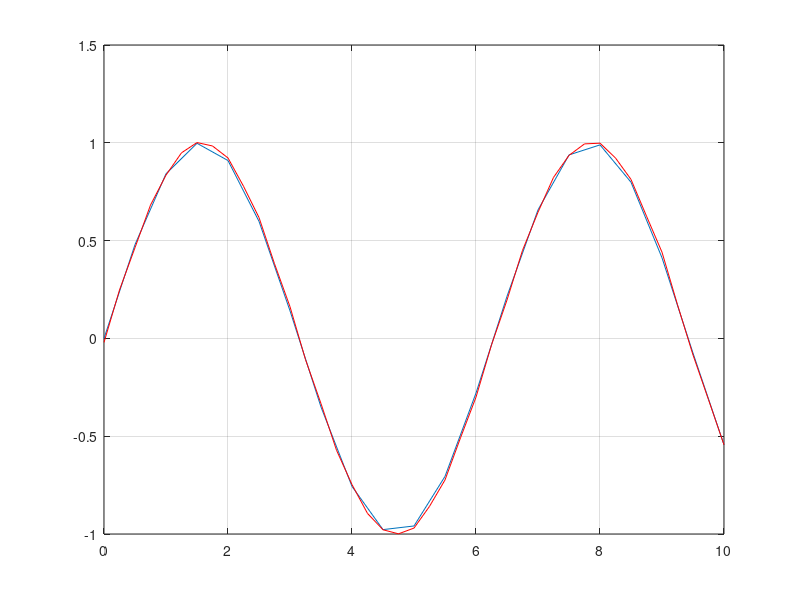

The MATLAB script that drew this image:
clc
clf
clear all
% theory in jain and iyenger
%A= load(data.txt);
%x=A(:,1);
%y=A(:,2);
%n= length(A(:,1));

x= 0:.5:10;         %0:3;             %
n= length(x);
y= sin(x);          %[1,2,33,244];    %
figure(1)
plot(x,y)
hold on

h(1:n-1)=0;
for i=1:n-1
    h(i)= x(i+1) - x(i);
end

% we need to solv D*M=f. Prepare D
D(1:n-2, 1:n-2)= 0;             % Initialize
q= (h(1) + h(2))/3; r= h(2)/6;  % first row of D
D(1,1:2)=[q r];
p= h(n-2)/6;    q= (h(n-3) + h(n-2))/3; %Last row of D
D(n-2, n-3:n-2)= [p q];

for i=2:n-3
   p= h(i)/6;
   q= (h(i)+h(i+1))/3;
   r=  h(i+1)/6   ;
   D(i,i-1:i+1 )= [p q r];  
end

F(1:n-2)=0;
for i=1:n-2
    F(i)= -(y(i+1)-y(i))/ h(i) + (y(i+2)- y(i+1))/h(i+1);
end 

M = D\F'; 
M=[0; M; 0];           % for natural spline

x0=   0;  % input('enter initial point');
dx=   .25;  %input('enter the sample interval') ;

z = x0:dx:x(n);
p = length(z);
yi(1) = 0;
yi(p) = y(n);
for i=1:p-1
    q=length(find(x<=z(i))) ;
      a= M(q+1)/(6*h(q));
      b= M(q)/(6*h(q));
      c= (y(q)- M(q)*h(q)^2/6) / h(q);
      d= (y(q+1)- M(q+1)*h(q)^2/6) / h(q);
    yi(i)= a*(x(q+1)-z(i))^3 + b*(z(i)-x(q))^3 + c*(x(q+1)-z(i)) +d*(z(i)-x(q));
end

figure(1)
plot(z,yi, 'r')
grid on
